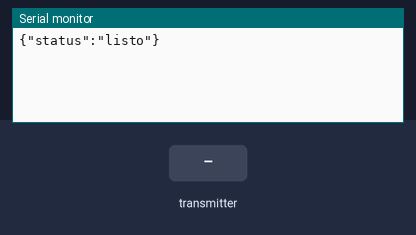
This sketch was run on a simulated ESP32. On the bench: the last lines printed to the serial monitor. The inputs (shaded band) are chosen by the test bench.

Above: at 1.2 s.
1.3 s: the transmitter starts sending lectura_ok = 1
At 1.66 s:
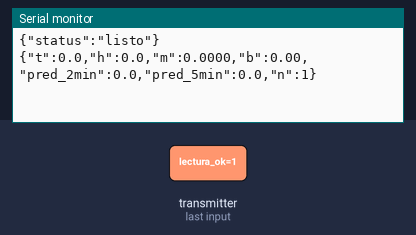
3.3 s: the transmitter starts sending temperatura = 25
At 3.66 s:
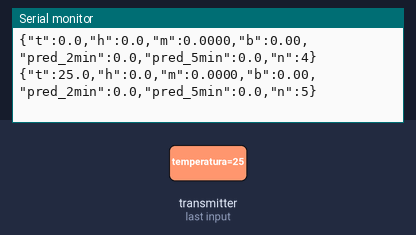
4.8 s: the transmitter starts sending humedad = 25
At 5.16 s:
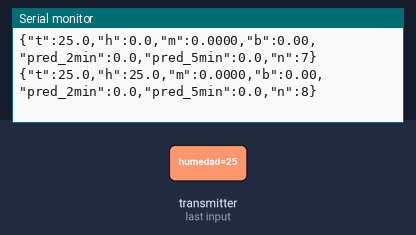
6.3 s: the transmitter starts sending temperatura = 0
At 6.66 s:
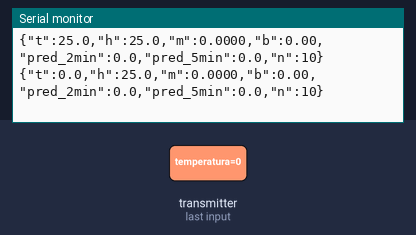
7.8 s: the transmitter starts sending humedad = 0
At 8.16 s:
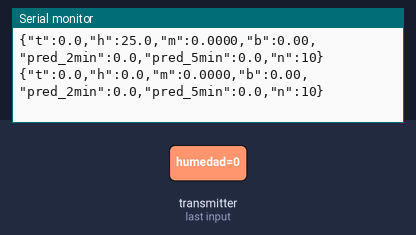

Measured:
- after the input at 1.3 s, the serial monitor: prints a new line after 0.05 s (image 1)
- after the input at 3.3 s, the serial monitor: prints a new line after 0.05 s (image 2)
- after the input at 4.8 s, the serial monitor: prints a new line after 0.05 s (image 3)
- after the input at 6.3 s, the serial monitor: prints a new line after 0.05 s (image 4)
- after the input at 7.8 s, the serial monitor: prints a new line after 0.05 s (image 5)

The sketch:

Actividad_15_Prediccion_Temperatura.ino
```cpp
/*
 * Actividad 15 — Predicción de Temperatura con Regresión Lineal
 *
 * esta es una EXTENSIÓN de la Actividad 14.
 * El ESP32 Receptor recibe T° y H% del ESP32 Principal via ESP-NOW
 * y aplica REGRESIÓN LINEAL sobre las últimas lecturas para
 * predecir cómo estará la temperatura en el futuro.
 *
 * ── ¿Qué es regresión lineal? ────────────────────────────────────
 * Dado un conjunto de puntos (x0,y0), (x1,y1)...(xn,yn),
 * la regresión lineal encuentra la recta  y = m*x + b  que mejor
 * se ajusta a esos datos (mínimos cuadrados).
 *
 * En esta actividad:
 *   x = índice de tiempo (0, 1, 2, ... N-1)
 *   y = temperatura medida en cada instante
 *
 * Con la recta obtenida se predice:
 *   pred_2min = m * (N-1 + pasos_2min) + b
 *   pred_5min = m * (N-1 + pasos_5min) + b
 *
 * el SON que envía al dashboard la sig info
 * {"t":25.3,"h":60.1,"m":0.12,"b":24.1,
 *  "pred_2min":25.5,"pred_5min":25.9,"n":10}
 *
 *   t        → temperatura actual (°C)
 *   h        → humedad actual (%)
 *   m        → pendiente de la recta (°C por paso)
 *   b        → intercepto de la recta
 *   pred_2min → predicción a 2 minutos
 *   pred_5min → predicción a 5 minutos
 *   n        → cuántas muestras se usaron para la regresión
 *
 * Lo que se debe implementar
 *   Fórmula 1 → Fórmula de la pendiente m
 *   Fórmula 2 → Fórmula del intercepto b
 *   Fórmula 3 → Calcular pred_2min y pred_5min usando m y b
 */

#include <esp_now.h>
#include <WiFi.h>

typedef struct {
  float temperatura;
  float humedad;
  bool  lectura_ok;
} SensorData;

#define N_MUESTRAS   10      // cuántas lecturas usar para la regresión
#define INTERVALO_S   2      // segundos entre lecturas del Principal

// A 2 minutos → 120s / 2s = 60 pasos adelante
// A 5 minutos → 300s / 2s = 150 pasos adelante
#define PASOS_2MIN   60
#define PASOS_5MIN  150

float bufferTemp[N_MUESTRAS];
int   contadorMuestras = 0;    // cuántas muestras se han guardado
int   indiceActual     = 0;

void agregarMuestra(float temp) {
  bufferTemp[indiceActual] = temp;
  indiceActual = (indiceActual + 1) % N_MUESTRAS;
  if (contadorMuestras < N_MUESTRAS) contadorMuestras++;
}

float obtenerMuestra(int i) {
  if (contadorMuestras < N_MUESTRAS) {
    return bufferTemp[i];
  } else {
    return bufferTemp[(indiceActual + i) % N_MUESTRAS];
  }
}

// ── FUNCIÓN DE REGRESIÓN LINEAL ──────────────────────────────────
// Calcula m (pendiente) y b (intercepto) de la recta
// que mejor se ajusta a los datos.
//
// Fórmulas de mínimos cuadrados:
//
//        n * Σ(xi * yi)  −  Σxi * Σyi
//   m = ─────────────────────────────────
//        n * Σ(xi²)  −  (Σxi)²
//
//        Σyi  −  m * Σxi
//   b = ──────────────────
//               n
//
// donde xi = 0, 1, 2, ..., n-1  (índice de tiempo)
//       yi = temperatura en el instante i
void regresionLineal(float &m, float &b) {
  int n = contadorMuestras;
  if (n < 2) { m = 0; b = obtenerMuestra(0); return; }

  float suma_x  = 0;
  float suma_y  = 0;
  float suma_xy = 0;
  float suma_x2 = 0;

  for (int i = 0; i < n; i++) {
    float xi = (float)i;
    float yi = obtenerMuestra(i);
    suma_x  += xi;
    suma_y  += yi;
    suma_xy += xi * yi;
    suma_x2 += xi * xi;
  }

  // ── Fórmula 1 ───────────────────────────────────────────────────
  // Calcula la pendiente m usando la fórmula de mínimos cuadrados.
  // usa las variables suma_x, suma_y, suma_xy, suma_x2 y n.
  //
  // m = ( n*suma_xy - suma_x*suma_y ) / ( n*suma_x2 - suma_x^2 )
  //
  // ¿Qué pasa si el denominador es 0? Maneja ese caso.
  //
  m = 0.0;  // ← REEMPLAZAR con la fórmula correcta
  // ─────────────────────────────────────────────────────────────

  // ── Fórmula 2 ───────────────────────────────────────────────────
  // Calcula el intercepto b.
  // despeja b de la fórmula  Σyi = m*Σxi + n*b
  //
  b = 0.0;  // ← REEMPLAZAR con la fórmula correcta
  // ─────────────────────────────────────────────────────────────
}

void onDataRecv(const esp_now_recv_info_t *info,
                const uint8_t *data, int len) {
  if (len != sizeof(SensorData)) return;

  SensorData d;
  memcpy(&d, data, sizeof(d));
  if (!d.lectura_ok) return;

  agregarMuestra(d.temperatura);

  float m, b;
  regresionLineal(m, b);

  // Fórmula 3
  // Usa la recta  y = m*x + b  para predecir la temperatura
  // en el futuro.
  //
  // El "x" para la predicción es:
  //   (contadorMuestras - 1) + PASOS_2MIN   → para 2 minutos
  //   (contadorMuestras - 1) + PASOS_5MIN   → para 5 minutos
  //
  // si la recta es  y = m*x + b
  //        ¿cuál es la y cuando x = (n-1) + pasos?
  //
  float pred_2min = 0.0;  // ← REEMPLAZAR
  float pred_5min = 0.0;  // ← REEMPLAZAR
  // ─────────────────────────────────────────────────────────────

  // Este JSON se envía al dashboard y ya se puede visualizar mejor.
  Serial.print("{\"t\":");          Serial.print(d.temperatura, 1);
  Serial.print(",\"h\":");          Serial.print(d.humedad, 1);
  Serial.print(",\"m\":");          Serial.print(m, 4);
  Serial.print(",\"b\":");          Serial.print(b, 2);
  Serial.print(",\"pred_2min\":"); Serial.print(pred_2min, 1);
  Serial.print(",\"pred_5min\":"); Serial.print(pred_5min, 1);
  Serial.print(",\"n\":");          Serial.print(contadorMuestras);
  Serial.println("}");
}

void setup() {
  Serial.begin(115200);

  WiFi.mode(WIFI_STA);
  WiFi.disconnect();

  if (esp_now_init() != ESP_OK) {
    Serial.println("{\"error\":\"ESP-NOW init failed\"}");
    return;
  }

  esp_now_register_recv_cb(onDataRecv);
  Serial.println("{\"status\":\"listo\"}");
}

void loop() {
  delay(100);
}
```
